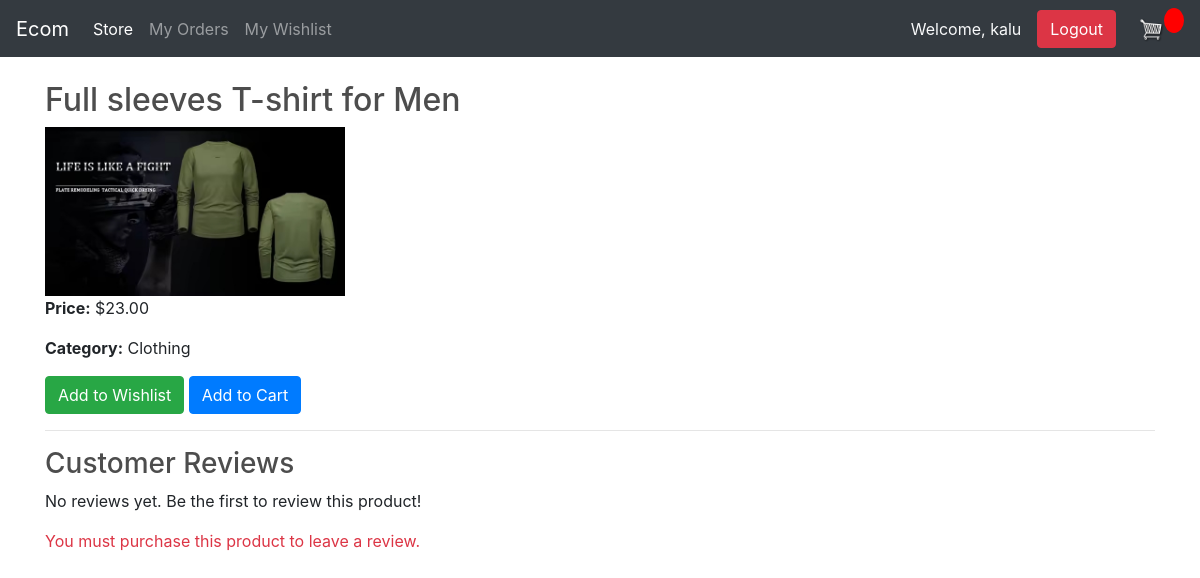
The app's page /product/9/ (signed in) with its own data.
### store/models.py (models this page shows, shortened)
class Product(models.Model):
    name = models.CharField(max_length=200)
    price = models.DecimalField(max_digits=10, decimal_places=2)
    digital = models.BooleanField(default=False, null=True, blank=True)
    category = models.ForeignKey(Category, on_delete=models.SET_NULL, null=True, blank=True)
    image = models.ImageField(null=True, blank=True, upload_to='products/')  # Add image field
    @property
    def imageURL(self):
        if self.image and hasattr(self.image, 'url'):
            return self.image.url
        else:
            return '/static/store/images/blank.jpg'  # Return a default image URL

class Category(models.Model):
    name = models.CharField(max_length=200)

### store/views.py (the view)
# urls.py: path('product/<int:id>/', views.product_view, name='product_view'),  # Product View URL
@login_required
def product_view(request, id):
    product = get_object_or_404(Product, id=id)
    in_wishlist = Wishlist.objects.filter(user=request.user, product=product).exists()
    context = {
        'product': product,
        'in_wishlist': in_wishlist,  # Pass the wishlist status to the template
    }
    return render(request, 'store/product_view.html', context)

### store/templates/store/product_view.html
{% extends 'store/main.html' %}
{% block content %}
    <h2>{{ product.name }}</h2>
    <img src="{{ product.imageURL }}" alt="{{ product.name }}" style="width: 300px; height: auto;">
    <p><strong>Price:</strong> ${{ product.price }}</p>
    <p><strong>Category:</strong> {{ product.category.name }}</p>
    {% if in_wishlist %}
        <a href="{% url 'remove_from_wishlist' product.id %}" class="btn btn-danger">Remove from Wishlist</a>
    {% else %}
        <a href="{% url 'add_to_wishlist' product.id %}" class="btn btn-success">Add to Wishlist</a>
    {% endif %}
    <a href="{% url 'add_to_cart' product.id %}" class="btn btn-primary">Add to Cart</a>
    <hr>
    <h3>Customer Reviews</h3>
    {% for review in reviews %}
        <div class="review">
            <p><strong>{{ review.user.username }}</strong> ({{ review.rating }}/5)</p>
            <p>{{ review.comment }}</p>
            <p><small>{{ review.date_added }}</small></p>
        </div>
        <hr>
    {% empty %}
        <p>No reviews yet. Be the first to review this product!</p>
    {% endfor %}
    {% if has_purchased %}
        <hr>
        <h3>Leave a Review</h3>
        <form method="POST">
            {% csrf_token %}
            {{ form.as_p }}
            <button type="submit" class="btn btn-primary">Submit Review</button>
        </form>
    {% else %}
        <p class="text-danger">You must purchase this product to leave a review.</p>
    {% endif %}
{% endblock content %}

### store/templates/store/main.html (shortened to what this page needs)
<!DOCTYPE html>
{% load static %}
<html lang="en">
<head>
    <link rel="stylesheet" type="text/css" href="{% static 'css/style.css' %}">
    <link rel="stylesheet" href="https://stackpath.bootstrapcdn.com/bootstrap/4.4.1/css/bootstrap.min.css">
</head>
<body>
  <nav class="navbar navbar-expand-lg navbar-dark bg-dark">
    <a class="navbar-brand" href="{% url 'store' %}">Ecom</a>
    <div class="collapse navbar-collapse" id="navbarSupportedContent">
        <ul class="navbar-nav mr-auto">
            <li class="nav-item active">
                <a class="nav-link" href="{% url 'store' %}">Store <span class="sr-only">(current)</span></a>
            </li>
            <li class="nav-item">
                <a class="nav-link" href="{% url 'my_orders' %}">My Orders</a>
            </li>
            <li class="nav-item">
                <a class="nav-link" href="{% url 'wishlist' %}">My Wishlist</a>
            </li>
        </ul>
        <div class="form-inline my-2 my-lg-0">
            {% if user.is_authenticated %}
                <span class="navbar-text text-light mr-3">Welcome, {{ user.username }}</span>
                <form method="POST" action="{% url 'logout' %}" style="display: inline;">
                    <button type="submit" class="btn btn-danger mr-2">Logout</button>
                </form>
            {% else %}
                <a href="{% url 'login' %}" class="btn btn-warning mr-2">Login</a>
                <a href="{% url 'register' %}" class="btn btn-success mr-2">Register</a>
            {% endif %}
            <a href="{% url 'cart' %}">
                <img id="cart-icon" src="{% static 'images/cart.png' %}">
            </a>
            <p id="cart-total">{{ order.get_cart_items }}</p>
        </div>
    </div>
</nav>
     <div class="container">
            <br>
            {% block content %}
            {% endblock content %}
         </div>
</body>
</html>

### static/css/style.css (style rules this page uses)
body { background-color: hsl(0, 0%, 98%); }
h1, h2, h3, h4, h5, h6 { color: hsl(0, 0%, 30%); }
.bg-dark { background-color: #4f868c !important; }
#cart-icon { width: 25px; display: inline-block; margin-left: 15px; }
#cart-total { display: block; text-align: center; color: #fff; background-color: red; width: 20px; height: 25px; border-radius: 50%; font-size: 14px; }
.btn { border-radius: 0; }

### records on screen
Product: name "Full sleeves T-shirt for Men", imageURL (picture), price "23.00", category.name "Clothing"

### other values on screen
{{ user.username }} "kalu"
